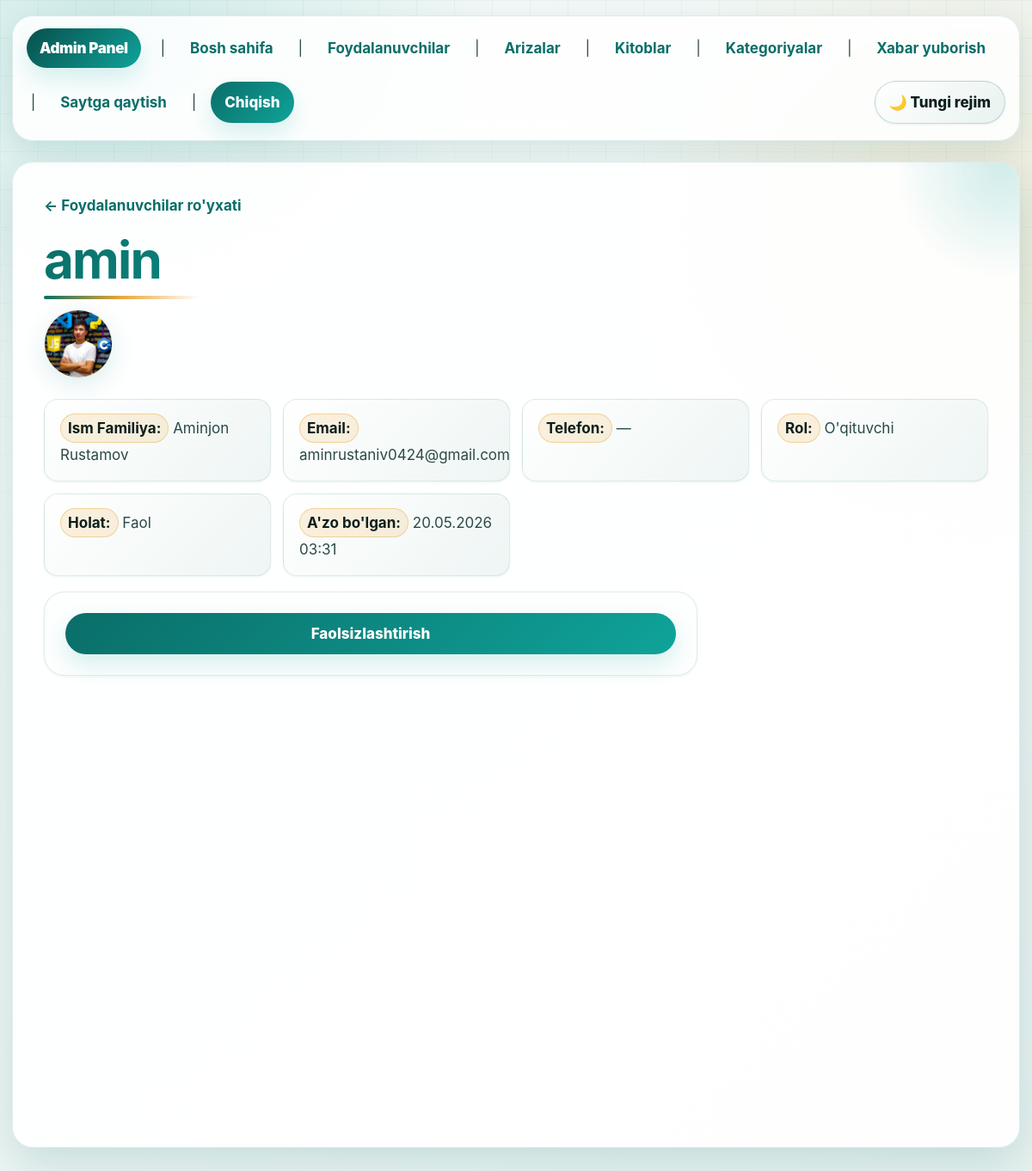
The app's page /dashboard/users/2/ (signed in), older data.
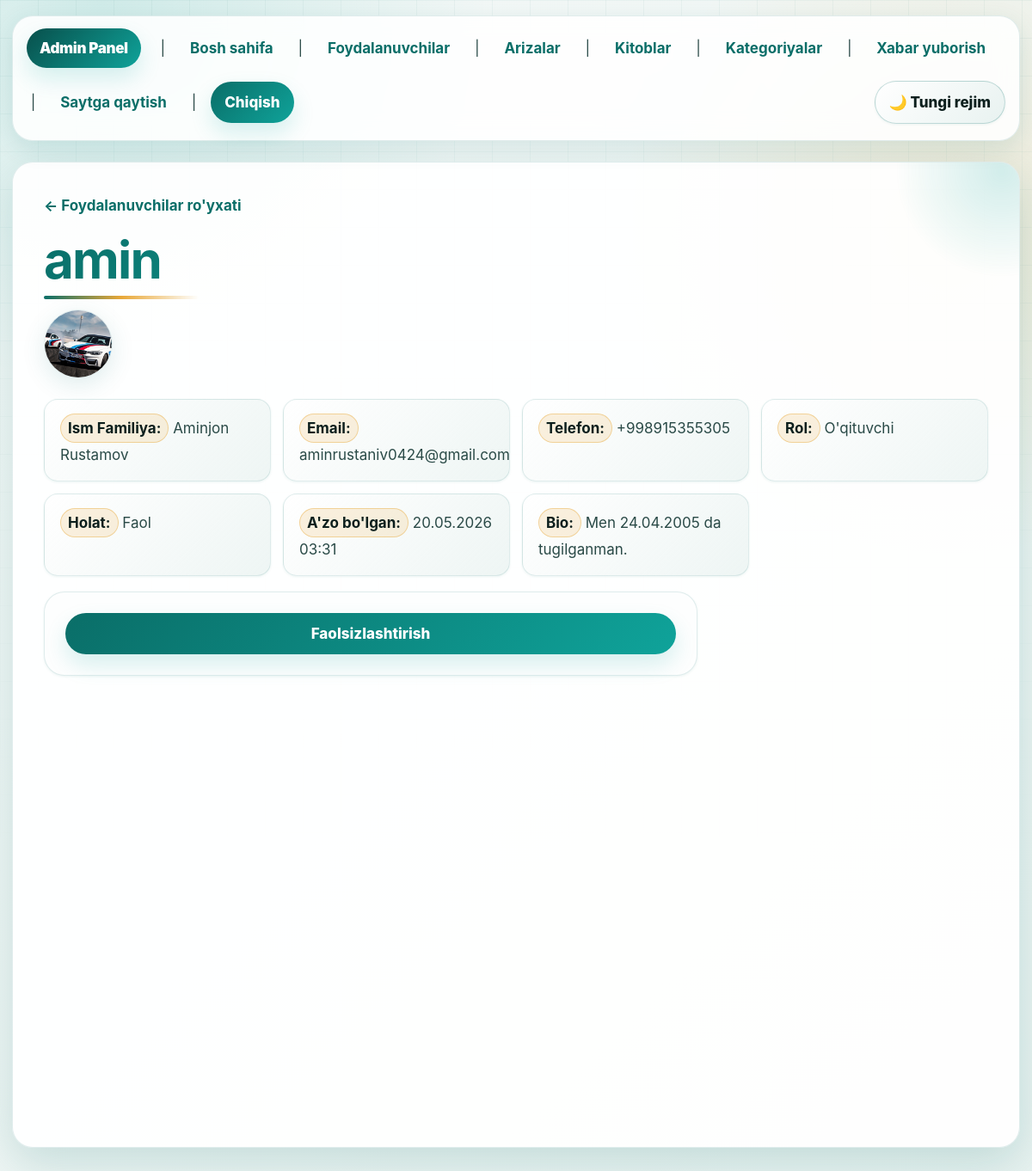
The same page, newer data.
### main/models.py (models this page shows, shortened)
class User(AbstractUser):
    class Role(models.TextChoices):
        STUDENT = 'student', 'Talaba'
        TEACHER = 'teacher', "O'qituvchi"
        ADMIN   = 'admin',   'Admin'
    role = models.CharField(
        max_length=10,
        choices=Role.choices,
        default=Role.STUDENT,
        verbose_name="Rol",
    )
    avatar = models.ImageField(
        upload_to='avatars/',
        null=True,
        blank=True,
        verbose_name="Profil rasmi",
    )
    bio = models.TextField(
        blank=True,
        verbose_name="Biografiya",
    )
    phone = models.CharField(
        max_length=20,
        blank=True,
        verbose_name="Telefon raqami",
    )
    created_at = models.DateTimeField(auto_now_add=True)
    updated_at = models.DateTimeField(auto_now=True)
    groups = models.ManyToManyField(
        'auth.Group',
        related_name='custom_user_set',
        blank=True,
        verbose_name='groups',
    )
    user_permissions = models.ManyToManyField(
        'auth.Permission',
        related_name='custom_user_set',
        blank=True,
        verbose_name='user permissions',
    )
    class Meta:
        verbose_name = "Foydalanuvchi"
        verbose_name_plural = "Foydalanuvchilar"

### main/views.py (the view)
# urls.py: path('dashboard/users/<int:pk>/', views.AdminUserDetailView.as_view(), name='admin-user-detail'),
class AdminUserDetailView(AdminRequiredMixin, View):
    template_name = 'admin_panel/user_detail.html'
    def get(self, request, pk):
        profile_user = get_object_or_404(User, pk=pk)
        requests     = TeacherRequest.objects.filter(user=profile_user).order_by('-created_at')
        sent_msgs    = AdminMessage.objects.filter(recipient=profile_user).order_by('-created_at')
        context = {
            'profile_user': profile_user,
            'requests':     requests,
            'sent_messages': sent_msgs,
        }
        return render(request, self.template_name, context)

### main/views.py (called while the page is built)
    def dispatch(self, request, *args, **kwargs):
        if not request.user.is_authenticated:
            return self.handle_no_permission()
        if request.user.role != User.Role.ADMIN:
            return HttpResponseForbidden("Bu sahifa faqat adminlar uchun.")
        return super().dispatch(request, *args, **kwargs)

### main/templates/admin_panel/user_detail.html (shortened to what this page needs)
{% extends 'admin_panel/base_admin.html' %}
{% block content %}
<p><a href="{% url 'main:admin-user-list' %}">&larr; Foydalanuvchilar ro'yxati</a></p>
<h1>{{ profile_user.username }}</h1>
{% if profile_user.avatar %}
    <img src="{{ profile_user.avatar.url }}" alt="Avatar" width="80"><br>
{% endif %}
<ul>
    <li><strong>Ism Familiya:</strong> {{ profile_user.get_full_name|default:"—" }}</li>
    <li><strong>Email:</strong> {{ profile_user.email|default:"—" }}</li>
    <li><strong>Telefon:</strong> {{ profile_user.phone|default:"—" }}</li>
    <li><strong>Rol:</strong> {{ profile_user.get_role_display }}</li>
    <li><strong>Holat:</strong> {% if profile_user.is_active %}Faol{% else %}Faol emas{% endif %}</li>
    <li><strong>A'zo bo'lgan:</strong> {{ profile_user.date_joined|date:"d.m.Y H:i" }}</li>
    {% if profile_user.bio %}<li><strong>Bio:</strong> {{ profile_user.bio }}</li>{% endif %}
</ul>
{% if profile_user.role != 'admin' %}
    <form method="post" action="{% url 'main:admin-user-toggle' profile_user.pk %}">
        {% if profile_user.is_active %}
            <button type="submit">Faolsizlashtirish</button>
        {% else %}
            <button type="submit">Faollashtirish</button>
        {% endif %}
    </form>
{% endif %}
{% endblock %}

Row changes from the older to the newer data that the page shows:
changed User "Aminjon Rustamov": avatar: a different picture; phone "—" → "+998915355305"; bio (not shown) → "Men 24.04.2005 da tugilganman."
Text that changed along with them:
text now shown: "Bio:"
